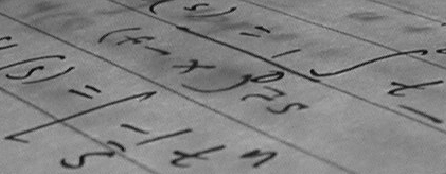
#> input picture 计算机视觉导论(Introduction to Computer Vision)/assignments/HW1/full_ans/hand_writting.png, 446 x 174 px
$ python HM1_HarrisCorner.py
#> lines starting #> are read from the running program, lines starting #| are printed output that depends on the picture; after the words box and inside, x2 and y2 are one past the last pixel; in counts of white or black regions, pixels touching at a corner belong together
### 计算机视觉导论(Introduction to Computer Vision)/assignments/HW1/full_ans/utils.py
import cv2
import matplotlib.pyplot as plt
from mpl_toolkits.mplot3d import Axes3D
import numpy as np

def read_img(path):
#> called with path = 'hand_writting.png'
    return cv2.imread(path, cv2.IMREAD_GRAYSCALE)
#> returned value is the input picture: shape (174, 446); min 10, max 197, mean 129.3

def write_img(path, img):
    cv2.imwrite(path, img)

def draw_corner(img_path, save_path, coner_list):
    vis_img = cv2.imread(img_path)
    for point in coner_list:
        cv2.circle(vis_img, (int(point[1]), int(point[0])), 2, (0,0,255), -1)

    write_img(save_path, vis_img)


def plane_func(pf, p_xy):
    return (pf[0]*p_xy[:,0] + pf[1]*p_xy[:,1] + pf[3])/-pf[2]

# [12 lines left out: function draw_save_plane_with_points, not called in this run]

def normalize(pf):
    return pf / np.linalg.norm(pf) * np.sign(pf[0])


### 计算机视觉导论(Introduction to Computer Vision)/assignments/HW1/full_ans/HM1_Convolve.py
import numpy as np
from utils import read_img, write_img

def padding(img:np.ndarray, padding_size:int, type:str):
    """
        The function you need to implement for Q1 a).
        Inputs:
            img: array(float)
            padding_size: int
            type: str, zeroPadding/replicatePadding
        Outputs:
            padding_img: array(float)
    """
    # A general padding function for 2-D images
    H_in, W_in = (img.shape[0], img.shape[1])
    H_out, W_out = (H_in + 2 * padding_size, W_in + 2 * padding_size)
    padding_img = np.zeros(shape=(H_out, W_out))
    padding_img[padding_size: H_out - padding_size,
                    padding_size: W_out - padding_size] = img
    if type=="zeroPadding":
        return padding_img
    elif type=="replicatePadding":
        # replicate four corners
        padding_img[0: padding_size,
                    0: padding_size] = img[0, 0]
        padding_img[0: padding_size,
                    W_out - padding_size: W_out] = img[0, W_in - 1]
        padding_img[H_out - padding_size: H_out,
                    0: padding_size] = img[H_in - 1, 0]
        padding_img[H_out - padding_size: H_out,
                    W_out - padding_size: W_out] = img[H_in - 1, W_in - 1]

        # replicate four edges
        padding_img[padding_size: H_out - padding_size,
                    0: padding_size] = img[:, 0].reshape(-1, 1)
        padding_img[padding_size: H_out - padding_size,
                    W_out - padding_size: W_out] = img[:, W_in - 1].reshape(-1, 1)
        padding_img[0: padding_size,
                    padding_size: W_out - padding_size] = img[0, :].reshape(1, -1)
        padding_img[H_out - padding_size: H_out,
                    padding_size: W_out - padding_size] = img[H_in - 1, :].reshape(1, -1)
        return padding_img


# [71 lines left out: function convol_with_Toeplitz_matrix, not called in this run]


def convolve(img: np.ndarray, kernel: np.ndarray):
    """
        The function you need to implement for Q1 c).
        Inputs:
            img: array(float)
            kernel: array(float)
        Outputs:
            output: array(float)
    """

    # build the sliding-window convolution here
    H_in, W_in = img.shape
    kernel_size, _ = kernel.shape
    H_out, W_out = H_in - kernel_size + 1, W_in - kernel_size + 1

    """
    The basic idea is to determine which pixels in the input image (`img`)
    contribute to each pixel in the output image (`output`). It is challenging
    to utilize broadcasting effectively to construct a blocked matrix that
    captures this mapping information.

    Note that `output[i, j]` comes from `img[i: i + kernel_size, j: j + kernelsize]`
    """
    row_index, col_index = np.meshgrid(np.arange(H_out), np.arange(W_out), indexing='ij')   # H_out x W_out
    delta_row, delta_col = np.meshgrid(np.arange(kernel_size), np.arange(kernel_size), indexing='ij') # H_out x W_out

    row_index = row_index[:, :, np.newaxis, np.newaxis] + delta_row[np.newaxis, np.newaxis, :, :]
    col_index = col_index[:, :, np.newaxis, np.newaxis] + delta_col[np.newaxis, np.newaxis, :, :]
    """
    Now, `row_index` and `col_index` is both a
    `H_out` x `W_out` x `kernel_size` x `kernel_size` matrix.
    Element `[i, j, :, :]` records where the `output[i, j]` comes from.
    """
    image_matrix = img[row_index, col_index]    # H_out x W_out x kernel_size x kernel_size
    output = np.matmul(image_matrix.reshape(-1, kernel_size ** 2), kernel.reshape(-1, 1))
    output = output.reshape(H_out, W_out)
    return output


# [7 lines left out: function Gaussian_filter, not called in this run]

def Sobel_filter_x(img:np.ndarray):
    padding_img = padding(img, 1, "replicatePadding")
    sobel_kernel_x = np.array([[-1, 0, 1],
                               [-2, 0, 2],
                               [-1, 0, 1]])
    output = convolve(padding_img, sobel_kernel_x)
    return output

def Sobel_filter_y(img:np.ndarray):
    padding_img = padding(img, 1, "replicatePadding")
    sobel_kernel_y = np.array([[-1,-2,-1],[0,0,0],[1,2,1]])
    output = convolve(padding_img, sobel_kernel_y)
    return output


# [31 lines that do not run on import are left out]

### 计算机视觉导论(Introduction to Computer Vision)/assignments/HW1/full_ans/HM1_HarrisCorner.py
import numpy as np
from utils import read_img, draw_corner
from HM1_Convolve import convolve, Sobel_filter_x, Sobel_filter_y, padding
from utils import read_img, write_img

def corner_response_function(input_img, window_size, alpha, threshold):
    """
        The function you need to implement for Q3.
        Inputs:
            input_img: array(float)
            window_size: int
            alpha: float
            threshold: float
        Outputs:
            corner_list: array
    """

    # please solve the corner_response_function of each window,
    # and keep windows with theta > threshold.
    # you can use several functions from HM1_Convolve to get
    # I_xx, I_yy, I_xy as well as the convolution result.
    # for details of corner_response_function, please refer to the slides.

    H, W = input_img.shape

    # get image derivatives
    x_grad = Sobel_filter_x(input_img)
    y_grad = Sobel_filter_y(input_img)
    xy_grad = x_grad * y_grad

    # square of derivatives
    x_grad_square = x_grad ** 2
    y_grad_square = y_grad ** 2

    # convolve with rectangular window
    padding_size = int((window_size - 1) / 2)   # keep invariant image size
    padding_x_grad_square = padding(x_grad_square, padding_size, "replicatePadding")
    padding_y_grad_square = padding(y_grad_square, padding_size, "replicatePadding")
    padding_xy_grad = padding(xy_grad, padding_size, "replicatePadding")

    kernel = np.ones((window_size, window_size))
    convolved_x_grad_square = convolve(padding_x_grad_square, kernel)
    convolved_y_grad_square = convolve(padding_y_grad_square, kernel)
    convolved_xy_grad = convolve(padding_xy_grad, kernel)

    # calculate corner response function
    theta = convolved_x_grad_square * convolved_y_grad_square - \
            convolved_xy_grad ** 2 - \
            alpha * (convolved_x_grad_square + convolved_y_grad_square) ** 2 -\
            threshold

    # thresholding
    corner_row_index, corner_col_index = np.nonzero(np.clip(theta, 0, None))
    corner_row_index = corner_row_index[np.newaxis, :]
    corner_col_index = corner_col_index[np.newaxis, :]
    corner_list = np.concatenate((corner_row_index, corner_col_index,
                                  theta[corner_row_index, corner_col_index]),
                                  axis=0).T

    return corner_list # array, each row contains information about one corner, namely (index of row, index of col, theta)

if __name__=="__main__":

    #Load the input images
    input_img = read_img("hand_writting.png") / 255.

    # you can adjust the parameters to fit your own implementation
    window_size = 5
    alpha = 0.04
    threshold = 10

    corner_list = corner_response_function(input_img, window_size, alpha, threshold)
#> in padding, `padding_img[0: padding_size, 0: padding_size] = img[0, 0]`: padding_img: shape (176, 448) float64; min 0, max 0.773, mean 0.499
#> in padding, `padding_img[0: padding_size, W_out - padding_size: W_out] = img[0, W_i..`: padding_img: shape (176, 448) float64; min 0, max 0.773, mean 0.499
#> in padding, `padding_img[H_out - padding_size: H_out, 0: padding_size] = img[H_in -..`: padding_img: shape (176, 448) float64; min 0, max 0.773, mean 0.499
#> in padding, `padding_img[H_out - padding_size: H_out, W_out - padding_size: W_out] ..`: padding_img: shape (176, 448) float64; min 0, max 0.773, mean 0.499
#> in corner_response_function, `xy_grad = x_grad * y_grad`:
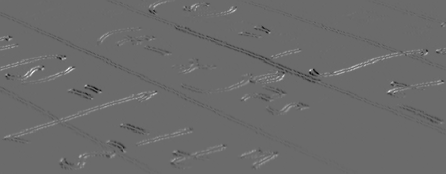
#> xy_grad: shape (174, 446) float64; min -1.75, max 2.41, mean 0.00179; drawn with min black and max white
#> in corner_response_function, `y_grad_square = y_grad ** 2`:
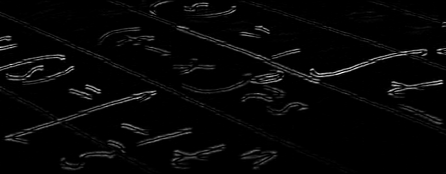
#> y_grad_square: shape (174, 446) float64; min 0, max 4.19, mean 0.112; drawn with min black and max white
#> call 3 of padding, with padding_size = 2, type = 'replicatePadding'
#> in padding (call 3), `padding_img[0: padding_size, 0: padding_size] = img[0, 0]`:
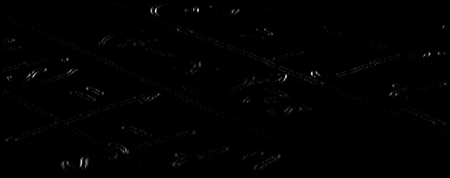
#> padding_img: shape (178, 450) float64; min 0, max 3.72, mean 0.0233; drawn with min black and max white
#> in padding (call 3), `padding_img[0: padding_size, W_out - padding_size: W_out] = img[0, W_i..`: padding_img: shape (178, 450) float64; under 0.01% of pixels changed, all inside (x1, y1, x2, y2) = (448, 0, 450, 2)
#> in padding (call 3), `padding_img[H_out - padding_size: H_out, 0: padding_size] = img[H_in -..`: padding_img: shape (178, 450) float64; min 0, max 3.72, mean 0.0233
#> in padding (call 3), `padding_img[H_out - padding_size: H_out, W_out - padding_size: W_out] ..`: padding_img: shape (178, 450) float64; min 0, max 3.72, mean 0.0233
#> in padding (call 3), `padding_img[padding_size: H_out - padding_size, 0: padding_size] = img..`: padding_img: shape (178, 450) float64; min 0, max 3.72, mean 0.0233
#> in padding (call 3), `padding_img[padding_size: H_out - padding_size, W_out - padding_size: ..`: padding_img: shape (178, 450) float64; min 0, max 3.72, mean 0.0233
#> in padding (call 3), `padding_img[0: padding_size, padding_size: W_out - padding_size] = img..`: padding_img: shape (178, 450) float64; min 0, max 3.72, mean 0.0234
#> in padding (call 3), `padding_img[H_out - padding_size: H_out, padding_size: W_out - padding..`: padding_img: shape (178, 450) float64; min 0, max 3.72, mean 0.0235
#> in padding (call 4), `padding_img[0: padding_size, 0: padding_size] = img[0, 0]`: padding_img: shape (178, 450) float64; min 0, max 4.19, mean 0.108
#> in padding (call 4), `padding_img[0: padding_size, W_out - padding_size: W_out] = img[0, W_i..`: padding_img: shape (178, 450) float64; min 0, max 4.19, mean 0.108
#> in padding (call 4), `padding_img[H_out - padding_size: H_out, 0: padding_size] = img[H_in -..`: padding_img: shape (178, 450) float64; min 0, max 4.19, mean 0.108
#> in padding (call 4), `padding_img[H_out - padding_size: H_out, W_out - padding_size: W_out] ..`: padding_img: shape (178, 450) float64; min 0, max 4.19, mean 0.108
#> in padding (call 4), `padding_img[padding_size: H_out - padding_size, 0: padding_size] = img..`: padding_img: shape (178, 450) float64; min 0, max 4.19, mean 0.109
#> in padding (call 4), `padding_img[padding_size: H_out - padding_size, W_out - padding_size: ..`: padding_img: shape (178, 450) float64; min 0, max 4.19, mean 0.109
#> in padding (call 4), `padding_img[0: padding_size, padding_size: W_out - padding_size] = img..`: padding_img: shape (178, 450) float64; min 0, max 4.19, mean 0.109
#> in padding (call 4), `padding_img[H_out - padding_size: H_out, padding_size: W_out - padding..`: padding_img: shape (178, 450) float64; min 0, max 4.19, mean 0.109
#> in padding (call 5), `padding_img[0: padding_size, 0: padding_size] = img[0, 0]`:
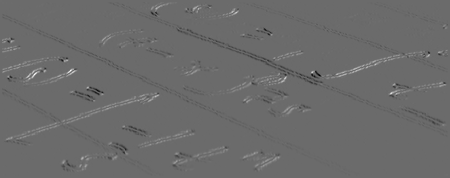
#> padding_img: shape (178, 450) float64; min -1.75, max 2.41, mean 0.00174; drawn with min black and max white
#> in padding (call 5), `padding_img[H_out - padding_size: H_out, 0: padding_size] = img[H_in -..`: padding_img: shape (178, 450) float64; min -1.75, max 2.41, mean 0.00174
#> in padding (call 5), `padding_img[H_out - padding_size: H_out, W_out - padding_size: W_out] ..`: padding_img: shape (178, 450) float64; min -1.75, max 2.41, mean 0.00174
#> in padding (call 5), `padding_img[padding_size: H_out - padding_size, 0: padding_size] = img..`: padding_img: shape (178, 450) float64; min -1.75, max 2.41, mean 0.0018
#> in padding (call 5), `padding_img[padding_size: H_out - padding_size, W_out - padding_size: ..`: padding_img: shape (178, 450) float64; min -1.75, max 2.41, mean 0.00179
#> in padding (call 5), `padding_img[0: padding_size, padding_size: W_out - padding_size] = img..`: padding_img: shape (178, 450) float64; min -1.75, max 2.41, mean 0.0018
#> in padding (call 5), `padding_img[H_out - padding_size: H_out, padding_size: W_out - padding..`: padding_img: shape (178, 450) float64; min -1.75, max 2.41, mean 0.00179
#> in convolve (call 5), `output = output.reshape(H_out, W_out)`:
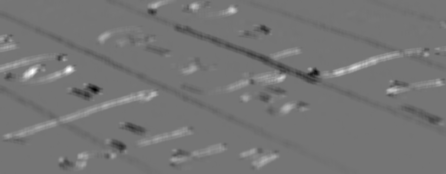
#> output: shape (174, 446) float64; min -17.46, max 20.52, mean 0; drawn with min black and max white
#> in corner_response_function, `theta = convolved_x_grad_square * convolved_y_grad_square - \ convolve..`:
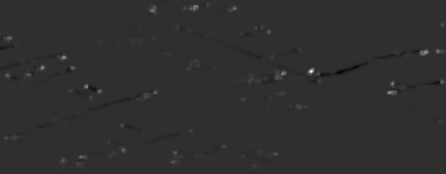
#> theta: shape (174, 446) float64; min -105.9, max 408.9, mean -9.5; drawn with min black and max white
#> in corner_response_function, `corner_row_index, corner_col_index = np.nonzero(np.clip(theta, 0, None))`: corner_row_index = 2206 values from 2 to 168; corner_col_index = 2206 values, max 444 at index 245, min 3 at index 1732, mean 203.1
#> in corner_response_function, `corner_list = np.concatenate((corner_row_index, corner_col_index, thet..`: corner_list = 2206 rows, first 8: [2, 207, 1.28], [3, 206, 13.57], [3, 207, 25.81], [3, 208, 17.49], [3, 209, 5.85], [4, 193, 4.02], [4, 194, 5.46], [4, 195, 7.3]

    # NMS
    corner_list_sorted = sorted(corner_list, key = lambda x: x[2], reverse = True)
#> corner_list_sorted = 2206 items, first 6: [71, 311, 408.9], [71, 310, 327.4], [70, 311, 323.3], [71, 312, 285.3], [72, 311, 276.6], [70, 312, 257.7]
    NML_selected = []
    NML_selected.append(corner_list_sorted[0][:-1])
    dis = 10
    for i in corner_list_sorted :
        for j in NML_selected :
            if(abs(i[0] - j[0]) <= dis and abs(i[1] - j[1]) <= dis) :
                break
        else :
            NML_selected.append(i[:-1])
#> this loop made 2206 passes
#> after the loop, NML_selected = 68 pairs, first value 4 to 165, second value 6 to 443

    #save results
    draw_corner("hand_writting.png", "result/HM1_HarrisCorner.png", NML_selected)
#> the loop in draw_corner, `for point in coner_list:` made 68 passes
#> point on passes 1 to 12: [71, 311], [52, 425], [57, 63], [92, 389], [67, 42], [86, 86], [73, 282], [6, 194], [51, 438], [10, 151], [8, 234], [91, 99]
#> after the loop in draw_corner, `for point in coner_list:`:
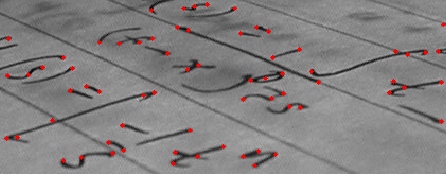
#> vis_img: shape (174, 446, 3); 1.14% of pixels changed, all inside (x1, y1, x2, y2) = (4, 2, 446, 168)
